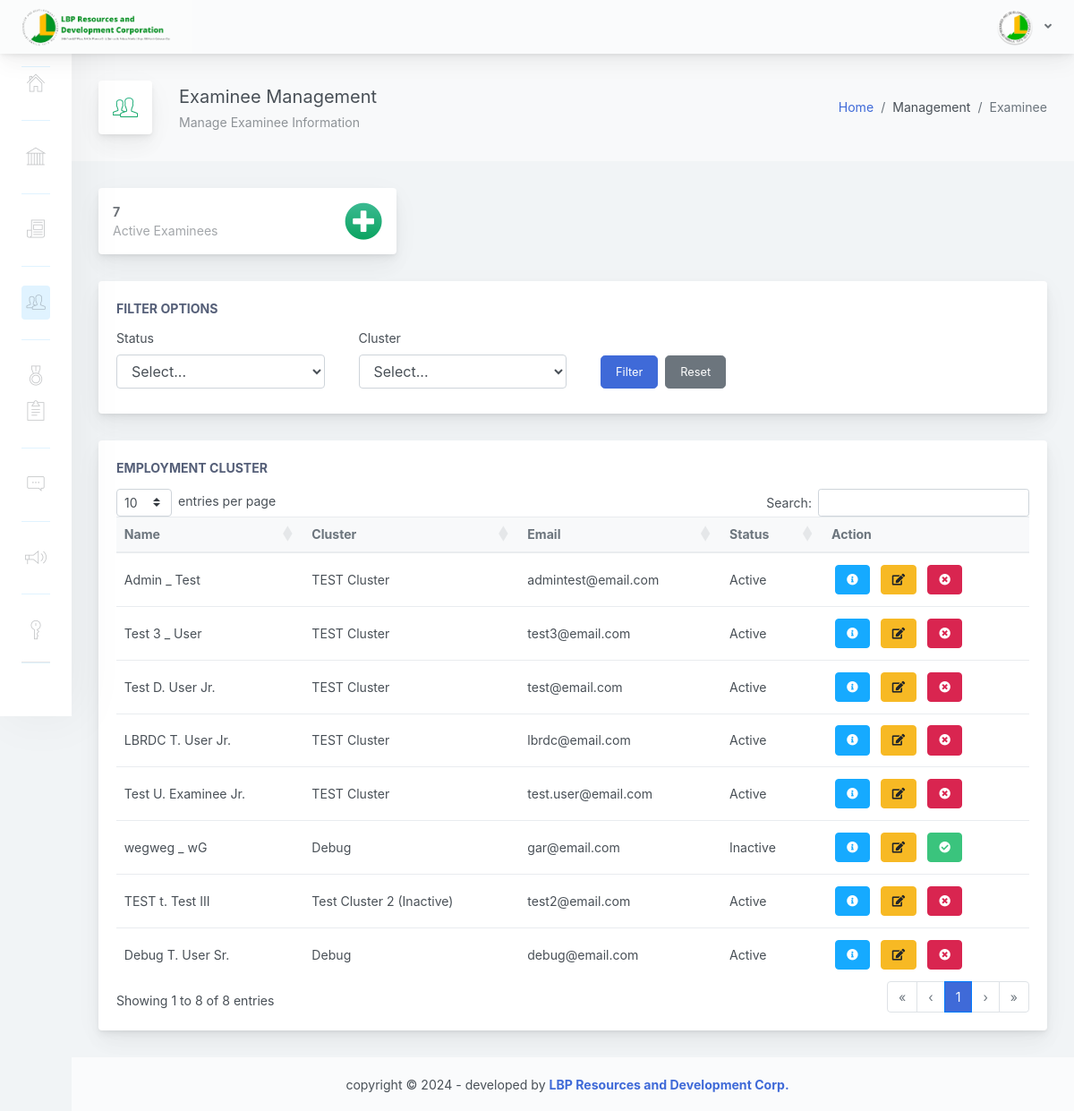
/adminpanel/home.php?page=manage-examinee (signed in), run on the app's committed database.
### tables this page shows
CREATE TABLE `examinee_tbl` (
  `exmne_id` int(11) NOT NULL,
  `exmne_clu_id` varchar(255) NOT NULL,
  `exmne_fname` varchar(255) NOT NULL,
  `exmne_mname` varchar(255) NOT NULL,
  `exmne_lname` varchar(255) NOT NULL,
  `exmne_sfname` varchar(255) NOT NULL,
  `exmne_sex` varchar(255) NOT NULL,
  `exmne_birthdate` date NOT NULL,
  `exmne_email` varchar(255) NOT NULL,
  `exmne_pass` varchar(255) NOT NULL,
  `exmne_status` varchar(255) NOT NULL,
  `exmne_created` timestamp NOT NULL DEFAULT current_timestamp() ON UPDATE current_timestamp()
);

CREATE TABLE `cluster_tbl` (
  `clu_id` int(11) NOT NULL,
  `clu_name` varchar(255) NOT NULL,
  `clu_description` varchar(255) NOT NULL,
  `clu_status` int(1) NOT NULL,
  `clu_created` timestamp NOT NULL DEFAULT current_timestamp() ON UPDATE current_timestamp()
);

### adminpanel/pages/manage-examinee.php (the view, shortened to what this page needs)
<?php
    $stmt1 = $conn->prepare("SELECT * FROM examinee_tbl ORDER BY exmne_created DESC");
    $selCluster = $stmt1->execute();
    $exmne_status = 1;
    $stmt2 = $conn->prepare("SELECT * FROM examinee_tbl WHERE exmne_status = :exmne_status");
    $stmt2->bindParam(':exmne_status', $exmne_status);
    $stmt2->execute();
?>
                <div class="app-main__inner">
                    <div class="app-page-title">
                        <div class="page-title-wrapper">
                            <div class="page-title-heading">
                                <div class="page-title-icon">
                                    <i class="pe-7s-users icon-gradient bg-grow-early">
                                    </i>
                                </div>
                                <div>Examinee Management
                                    <div class="page-title-subheading">
                                        Manage Examinee Information
                                    </div>
                                </div>
                            </div>
                            <div class="page-title-actions">
                            <ol class="breadcrumb">
                                <li class="breadcrumb-item"><a href="home.php">Home</a></li>
                                <li class="breadcrumb-item">Management</li>
                                <li class="breadcrumb-item active" aria-current="page">Examinee</li>
                            </ol>
                            </div>
                        </div>
                    </div>
                    <div class="row">
                        <div class="col-md-6 col-xl-4">
                            <div class="card mb-3 widget-content">
                                <div class="widget-content-outer">
                                    <div class="widget-content-wrapper">
                                        <div class="widget-content-left">
                                            <div class="widget-heading"><?php echo $stmt2->rowCount(); ?></div>
                                            <div class="widget-subheading">Active Examinees</div>
                                        </div>
                                        <div class="widget-content-right">
                                            <div>
                                                <a href="javascript:void(0)" data-toggle="modal" data-target="#mdlAddExaminee" data-toggle="tooltip" data-placement="bottom" title="Add Examinee">
                                                    <i class="fa fa-3x fa-plus-circle icon-gradient bg-grow-early"></i>
                                                </a>
                                            </div>
                                        </div>
                                    </div>
                                </div>
                            </div>
                        </div>
                    </div>
                    <div class="row">
                        <div class="col-md-12">
                            <div class="main-card mb-3 card">
                            <div class="card-body">
                                    <div class="card-title">Filter Options</div>
                                    <div class="row">
                                        <div class="col-md-3 mr-2 mb-2">
                                            <label for="filter_status">Status</label>
                                            <select class="form-control" name="filter_status" id="filter_status">
                                                <option value="">Select...</option>
                                            </select>
                                        </div>
                                        <div class="col-md-3 mr-2 mb-2">
                                            <label for="filter_cluster">Cluster</label>
                                            <select class="form-control" name="filter_cluster" id="filter_cluster">
                                                <option value="">Select...</option>
                                            </select>
                                        </div>
                                        <div class="col-md-3 d-flex align-items-end mb-2">
                                            <button class="btn btn-lg btn-primary mr-2" id="filter-btn">Filter</button>
                                            <button class="btn btn-lg btn-secondary" id="reset-btn">Reset</button>
                                        </div>
                                    </div>
                                </div>
                            </div>
                        </div>
                    </div>
                    <div class="row">
                        <div class="col-md-12">
                            <div class="main-card mb-3 card">
                                <div class="card-body">
                                    <div class="card-title">Employment Cluster</div>
                                    <div class="table-responsive">
                                        <table class="mb-0 table table-hover dt-sort" id="tableList" width="100%">
                                            <thead class="thead-light">
                                            <tr>
                                                <th>Name</th>
                                                <th>Cluster</th>
                                                <th>Email</th>
                                                <th>Status</th>
                                                <th data-dt-order="disable">Action</th>
                                            </tr>
                                            </thead>
                                            <tbody>
                                            <?php
                                                while ($row = $stmt1->fetch(PDO::FETCH_ASSOC)) {
                                                    $exmne_id = $row['exmne_id'];
                                                    $exmne_clu_id = $row['exmne_clu_id'];
                                                    $exmne_fname = $row['exmne_fname'];
                                                    $exmne_mname = $row['exmne_mname'];
                                                    $exmne_lname = $row['exmne_lname'];
                                                    $exmne_sfname = $row['exmne_sfname'];
                                                    $exmne_sex = $row['exmne_sex'];
                                                    $exmne_birthdate = $row['exmne_birthdate'];
                                                    $exmne_email = $row['exmne_email'];
                                                    $exmne_pass = $row['exmne_pass'];
                                                    $exmne_status = $row['exmne_status'];
                                                    $statusText = ($exmne_status == 1) ? 'Active' : (($exmne_status == 3) ? 'Disabled' : 'Inactive');
                                                    $clusterName = '';
                                                    $stmt3 = $conn->prepare("SELECT clu_name, clu_status FROM cluster_tbl WHERE clu_id = :exmne_clu_id");
                                                    $stmt3->bindParam(':exmne_clu_id', $exmne_clu_id);
                                                    $stmt3->execute();
                                                    $clusterRow = $stmt3->fetch(PDO::FETCH_ASSOC);
                                                    if ($clusterRow) {
                                                        $clusterName = $clusterRow['clu_name'];
                                                        $clu_status = $clusterRow['clu_status'];
                                                    }
                                                    if ($clu_status == 1 && !empty($clusterName)) {
                                                        $cluster = $clusterName;
                                                    } else if ($clu_status == 0 && !empty($clusterName)) {
                                                        $cluster = $clusterName . " (Inactive)";
                                                    } else {
                                                        $cluster = "N/A";
                                                    }
                                            ?>
                                            <tr id="<?php echo htmlspecialchars($exmne_id); ?>">
                                                <td><?php
                                                    echo htmlspecialchars($exmne_fname) . " ";
                                                    if (!empty($exmne_mname)) {
                                                        echo htmlspecialchars(substr($exmne_mname, 0, 1)) . ". ";
                                                    } else {
                                                        echo "_ ";
                                                    }
                                                    echo htmlspecialchars($exmne_lname) . " ";
                                                    echo htmlspecialchars($exmne_sfname);
                                                    ?>
                                                </td>
                                                <td><?php echo htmlspecialchars($cluster) ?></td>
                                                <td><?php echo htmlspecialchars($exmne_email) ?></td>
                                                <td><?php echo htmlspecialchars($statusText) ?></td>
                                                <td>
                                                    <a href="javascript:void(0);" class="btn btn-info m-1" id="view-btn" data-toggle="modal" data-target="#mdlViewExaminee" data-toggle="tooltip" data-placement="bottom" title="View"
                                                    data-view-id = "<?php echo htmlspecialchars($exmne_id); ?>"
                                                    data-view-fname = "<?php echo htmlspecialchars($exmne_fname); ?>"
                                                    data-view-mname = "<?php echo htmlspecialchars($exmne_mname); ?>"
                                                    data-view-lname = "<?php echo htmlspecialchars($exmne_lname); ?>"
                                                    data-view-sfname = "<?php echo htmlspecialchars($exmne_sfname); ?>"
                                                    data-view-cluster = "<?php echo htmlspecialchars($exmne_clu_id); ?>"
                                                    data-view-sex = "<?php echo htmlspecialchars($exmne_sex); ?>"
                                                    data-view-birth = "<?php echo htmlspecialchars($exmne_birthdate); ?>"
                                                    data-view-status = "<?php echo htmlspecialchars($exmne_status); ?>"
                                                    data-view-email = "<?php echo htmlspecialchars($exmne_email); ?>"
                                                    data-view-pass = "<?php echo htmlspecialchars($exmne_pass); ?>">
                                                        <i class="fas fa-info-circle"></i>
                                                    </a>
                                                    <a href="javascript:void(0);" class="btn btn-warning m-1" id="edit-btn" data-toggle="modal" data-target="#mdlEditExaminee" data-toggle="tooltip" data-placement="bottom" title="Edit"
                                                    data-edit-id = "<?php echo htmlspecialchars($exmne_id); ?>"
                                                    data-edit-fname = "<?php echo htmlspecialchars($exmne_fname); ?>"
                                                    data-edit-mname = "<?php echo htmlspecialchars($exmne_mname); ?>"
                                                    data-edit-lname = "<?php echo htmlspecialchars($exmne_lname); ?>"
                                                    data-edit-sfname = "<?php echo htmlspecialchars($exmne_sfname); ?>"
                                                    data-edit-cluster = "<?php echo htmlspecialchars($exmne_clu_id); ?>"
                                                    data-edit-sex = "<?php echo htmlspecialchars($exmne_sex); ?>"
                                                    data-edit-birth = "<?php echo htmlspecialchars($exmne_birthdate); ?>"
                                                    data-edit-status = "<?php echo htmlspecialchars($exmne_status); ?>"
                                                    data-edit-email = "<?php echo htmlspecialchars($exmne_email); ?>"
                                                    data-edit-pass = "<?php echo htmlspecialchars($exmne_pass); ?>">
                                                        <i class="fas fa-edit"></i>
                                                    </a>
                                                    <?php if ($exmne_status == 1) { ?>
                                                    <a href="javascript:void(0);" class="btn btn-danger m-1" id="disable-btn" data-toggle="modal" data-target="#mdlDisableExaminee" data-toggle="tooltip" data-placement="bottom" title="Disable"
                                                    data-disable-id="<?php echo htmlspecialchars($exmne_id); ?>"
                                                    data-disable-fname="<?php echo htmlspecialchars($exmne_fname); ?>"
                                                    data-disable-lname="<?php echo htmlspecialchars($exmne_lname); ?>"
                                                    data-disable-status="<?php echo htmlspecialchars($exmne_status); ?>">
                                                        <i class="fas fa-times-circle"></i>
                                                    </a>
                                                    <?php } else if ($exmne_status == 0) { ?>
                                                    <a href="javascript:void(0);" class="btn btn-success m-1" id="enable-btn" data-toggle="modal" data-target="#mdlEnableExaminee" data-toggle="tooltip" data-placement="bottom" title="Enable"
                                                    data-enable-id="<?php echo htmlspecialchars($exmne_id); ?>"
                                                    data-enable-fname="<?php echo htmlspecialchars($exmne_fname); ?>"
                                                    data-enable-lname="<?php echo htmlspecialchars($exmne_lname); ?>"
                                                    data-enable-status="<?php echo htmlspecialchars($exmne_status); ?>">
                                                        <i class="fas fa-check-circle"></i>
                                                    </a>
                                                    <?php } ?>
                                                </td>
                                            </tr>
                                            <?php } ?>
                                            </tbody>
                                        </table>
                                    </div>
                                </div>
                            </div>
                        </div>
                    </div>
                </div>

### data on the page
examinee_tbl: exmne_fname "Admin", exmne_lname "Test", cluster_tbl.clu_name "TEST Cluster", exmne_email "admintest@email.com", exmne_status "Active"
examinee_tbl: exmne_fname "Test 3", exmne_lname "User", cluster_tbl.clu_name "TEST Cluster", exmne_email "test3@email.com", exmne_status "Active"
examinee_tbl: exmne_fname "Test", exmne_mname "D", exmne_lname "User", exmne_sfname "Jr.", cluster_tbl.clu_name "TEST Cluster", exmne_email "test@email.com", exmne_status "Active"
examinee_tbl: exmne_fname "LBRDC", exmne_mname "T", exmne_lname "User", exmne_sfname "Jr.", cluster_tbl.clu_name "TEST Cluster", exmne_email "lbrdc@email.com", exmne_status "Active"
examinee_tbl: exmne_fname "Test", exmne_mname "U", exmne_lname "Examinee", exmne_sfname "Jr.", cluster_tbl.clu_name "TEST Cluster", exmne_email "test.user@email.com", exmne_status "Active"
examinee_tbl: exmne_fname "wegweg", exmne_lname "wG", cluster_tbl.clu_name "Debug", exmne_email "gar@email.com", exmne_status "Inactive"
examinee_tbl: exmne_fname "TEST", exmne_mname "t", exmne_lname "Test", exmne_sfname "III", cluster_tbl.clu_name "Test Cluster 2 (Inactive)", exmne_email "test2@email.com", exmne_status "Active"
examinee_tbl: exmne_fname "Debug", exmne_mname "T", exmne_lname "User", exmne_sfname "Sr.", cluster_tbl.clu_name "Debug", exmne_email "debug@email.com", exmne_status "Active"

### other printed values
$stmt2->rowCount() "7"
